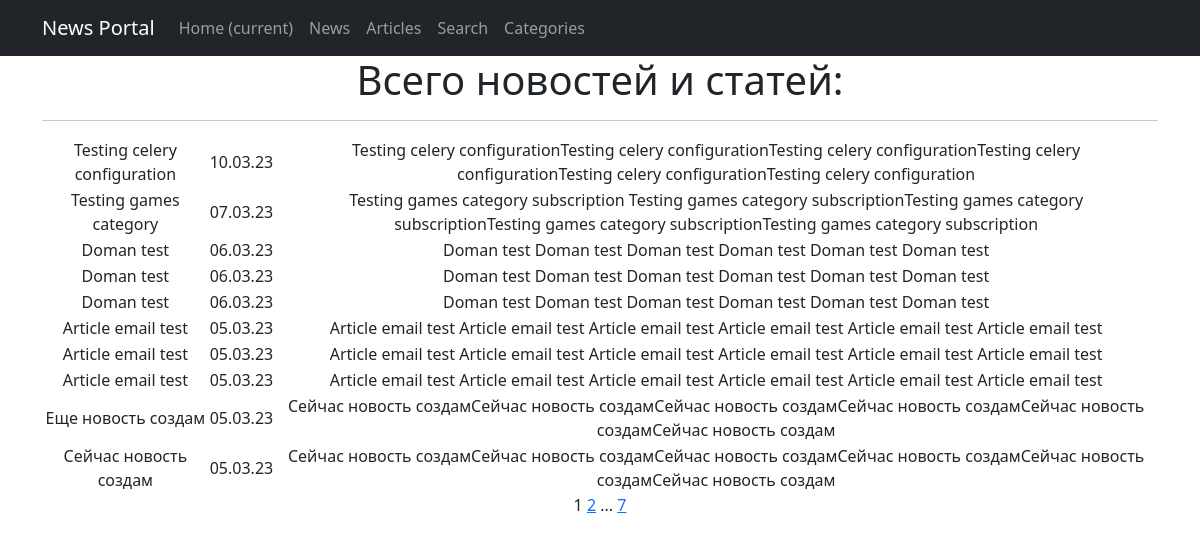
The app's page /posts/, older data.
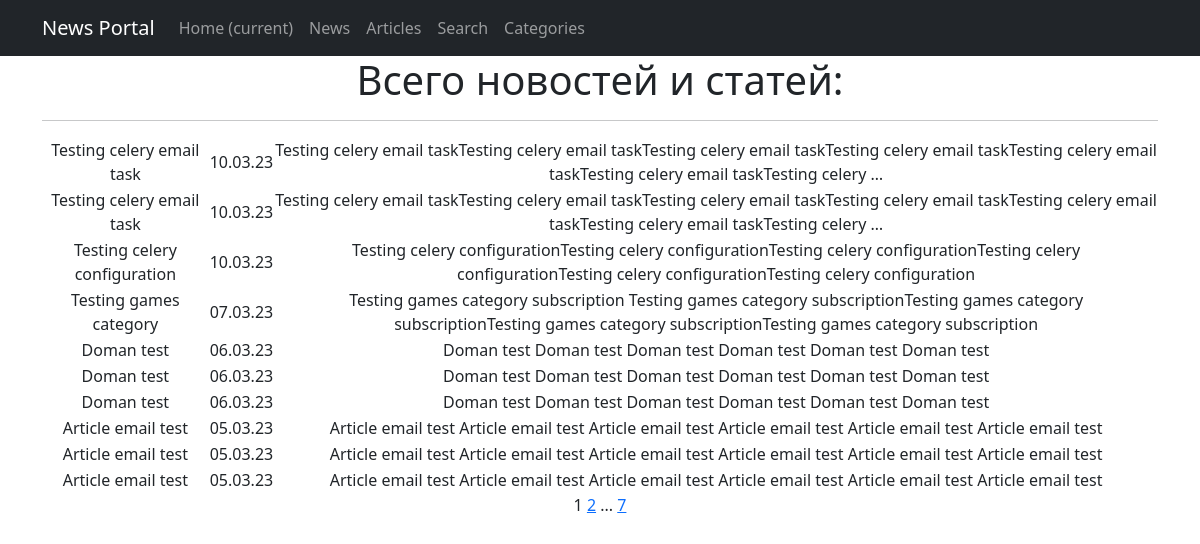
The same page, newer data.
### news/models.py (models this page shows, shortened)
class Post(models.Model):
    type = models.CharField(max_length=1, choices=TYPES, default=article)
    created_on = models.DateTimeField(auto_now_add=True)
    title = models.CharField(max_length=255)
    text = models.TextField()
    rating = models.IntegerField(default=0)
    author = models.ForeignKey(Author, on_delete=models.CASCADE)
    categories = models.ManyToManyField(Category, through='PostCategory')

### news/views.py (the view)
# urls.py: path('', PostsList.as_view(), name='posts_list'),
class PostsList(ListView):
    model = Post
    ordering = '-created_on'
    template_name = 'posts.html'
    context_object_name = 'posts'
    paginate_by = 10
    def get_context_data(self, **kwargs):
        context = super().get_context_data(**kwargs)
        context['num_of_posts'] = len(Post.objects.all())
        return context

### news/templatetags/custom_filters.py (called while the page is built)
@register.filter()
def censor(text: str):
    if type(text) is not str:
        raise ValueError('censor filter only accepts str values')
    for word in UNDESIRABLE_WORDS:
        text = text.replace(word, f"{word[0]}{'*'*(len(word)-1)}")
        word = word.title()
        text = text.replace(word, f"{word[0]}{'*'*(len(word)-1)}")
    return text

### templates/posts.html (shortened to what this page needs)
{% extends 'flatpages/default.html' %}
{% load custom_filters %}
{% block content %}
<h1>Всего новостей и статей: {{ num_of_news }}</h1>
<hr>
<table>
    {% for post in posts %}
    <tr>
        <td>{{ post.title|censor }}</td>
        <td>{{ post.created_on|date:'d.m.y' }}</td>
        <td>{{ post.text|censor|truncatewords:20 }}</td>
    </tr>
    {% endfor %}
</table>
{{ page_obj.number }}
{% if page_obj.has_next %}
    <a href="?page={{ page_obj.next_page_number }}">{{ page_obj.next_page_number }}</a>
    {% if page_obj.next_page_number != page_obj.paginator.num_pages %}
        ...
        <a href="?page={{ page_obj.paginator.num_pages }}">{{ page_obj.paginator.num_pages }}</a>
    {% endif %}
{% endif %}
{% endblock content %}

Row changes from the older to the newer data that the page shows:
no longer on this page (row unchanged): Post: title|censor "Еще новость создам", created_on "05.03.23", text|censor "Сейчас новость создамСейчас новость создамСейчас новость создамСейчас новость создамСейчас новость создамСейчас новость создам"
no longer on this page (row unchanged): Post: title|censor "Сейчас новость создам", created_on "05.03.23", text|censor "Сейчас новость создамСейчас новость создамСейчас новость создамСейчас новость создамСейчас новость создамСейчас новость создам"
added Post: title|censor "Testing celery email task", created_on "10.03.23", text|censor "Testing celery email taskTesting celery email taskTesting celery email taskTesting celery email taskTesting celery email taskTesting celery email taskTesting celery …"
added Post: title|censor "Testing celery email task", created_on "10.03.23", text|censor "Testing celery email taskTesting celery email taskTesting celery email taskTesting celery email taskTesting celery email taskTesting celery email taskTesting celery …"
